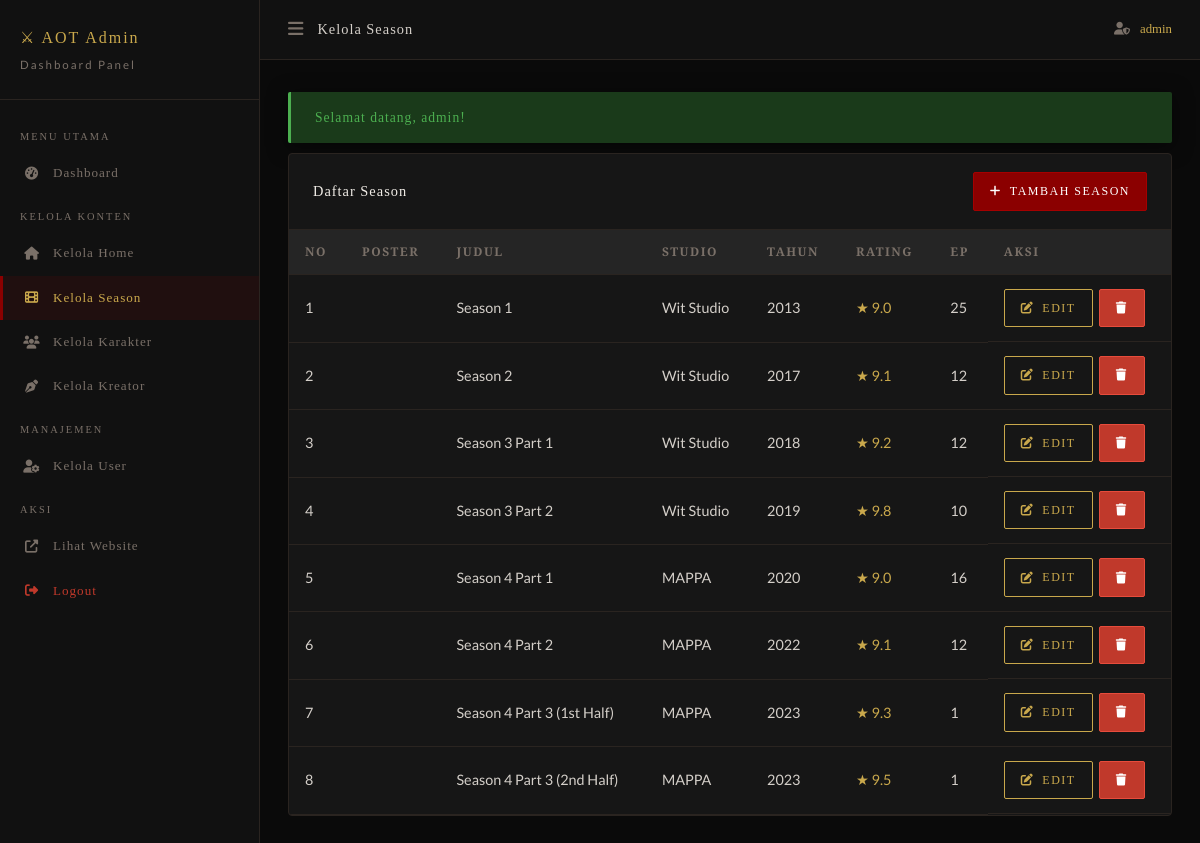
The page /admin/seasons.php (signed in) on the database its author committed.
### tables this page shows
CREATE TABLE IF NOT EXISTS users (
    id INT AUTO_INCREMENT PRIMARY KEY,
    username VARCHAR(50) NOT NULL UNIQUE,
    email VARCHAR(100) NOT NULL UNIQUE,
    password VARCHAR(255) NOT NULL,
    role ENUM('admin','user') NOT NULL DEFAULT 'user',
    created_at TIMESTAMP DEFAULT CURRENT_TIMESTAMP
);

CREATE TABLE IF NOT EXISTS seasons (
    id INT AUTO_INCREMENT PRIMARY KEY,
    title VARCHAR(200) NOT NULL,
    season_number INT NOT NULL,
    description TEXT,
    synopsis TEXT,
    characters_featured TEXT,
    key_events TEXT,
    image VARCHAR(255),
    release_year INT,
    rating DECIMAL(3,1),
    studio VARCHAR(100),
    episode_count INT,
    created_at TIMESTAMP DEFAULT CURRENT_TIMESTAMP
);

### admin/seasons.php (the view, shortened to what this page needs)
<?php
$pageTitle  = 'Kelola Season';
$activePage = 'seasons';
require_once __DIR__ . '/includes/header.php';
$db = getDB();
$action   = $_GET['action'] ?? 'list';
$seasons = $db->query("SELECT * FROM seasons ORDER BY season_number")->fetchAll();
?>
<?php if ($action === 'list'): ?>
<div class="admin-card">
    <div class="admin-card-header">
        <span class="admin-card-title">Daftar Season</span>
        <a href="?action=add" class="btn btn-primary btn-sm"><i class="fas fa-plus"></i> Tambah Season</a>
    </div>
    <div class="table-wrap">
        <table class="data-table">
            <thead><tr><th>No</th><th>Poster</th><th>Judul</th><th>Studio</th><th>Tahun</th><th>Rating</th><th>Ep</th><th>Aksi</th></tr></thead>
            <tbody>
            <?php foreach ($seasons as $s): ?>
            <tr>
                <td><?= $s['season_number'] ?></td>
                <td>
                </td>
                <td><?= e($s['title']) ?></td>
                <td><?= e($s['studio']) ?></td>
                <td><?= $s['release_year'] ?></td>
                <td style="color:var(--gold)">★ <?= $s['rating'] ?></td>
                <td><?= $s['episode_count'] ?></td>
                <td style="display:flex;gap:6px">
                    <a href="?action=edit&id=<?= $s['id'] ?>" class="btn btn-gold btn-sm"><i class="fas fa-edit"></i> Edit</a>
                    <a href="?delete=<?= $s['id'] ?>" class="btn btn-danger btn-sm"
                       onclick="return confirm('Hapus season <?= e($s['title']) ?>?')">
                       <i class="fas fa-trash"></i>
                    </a>
                </td>
            </tr>
            <?php endforeach; ?>
            </tbody>
        </table>
    </div>
</div>
<?php endif; ?>
<?php require_once __DIR__ . '/includes/footer.php'; ?>

### admin/includes/header.php (shortened to what this page needs)
<?php
$currentUser = getCurrentUser();
?>
<!DOCTYPE html>
<html lang="id">
<head>
    <link rel="stylesheet" href="https://cdnjs.cloudflare.com/ajax/libs/font-awesome/6.5.0/css/all.min.css">
    <link rel="stylesheet" href="<?= SITE_URL ?>/assets/css/style.css">
    <link rel="stylesheet" href="<?= SITE_URL ?>/assets/css/admin.css">
</head>
<body class="admin-body">
<aside class="admin-sidebar" id="adminSidebar">
    <div class="sidebar-brand">
        ⚔ AOT Admin
        <small>Dashboard Panel</small>
    </div>
    <nav class="sidebar-nav">
        <div class="sidebar-section">Menu Utama</div>
        <a href="<?= SITE_URL ?>/admin/index.php" class="sidebar-link <?= ($activePage??'')==='dashboard'?'active':'' ?>">
            <i class="fas fa-tachometer-alt"></i> Dashboard
        </a>
        <div class="sidebar-section">Kelola Konten</div>
        <a href="<?= SITE_URL ?>/admin/homepage.php" class="sidebar-link <?= ($activePage??'')==='homepage'?'active':'' ?>">
            <i class="fas fa-home"></i> Kelola Home
        </a>
        <a href="<?= SITE_URL ?>/admin/seasons.php" class="sidebar-link <?= ($activePage??'')==='seasons'?'active':'' ?>">
            <i class="fas fa-film"></i> Kelola Season
        </a>
        <a href="<?= SITE_URL ?>/admin/characters.php" class="sidebar-link <?= ($activePage??'')==='characters'?'active':'' ?>">
            <i class="fas fa-users"></i> Kelola Karakter
        </a>
        <a href="<?= SITE_URL ?>/admin/creator.php" class="sidebar-link <?= ($activePage??'')==='creator'?'active':'' ?>">
            <i class="fas fa-pen-nib"></i> Kelola Kreator
        </a>
        <div class="sidebar-section">Manajemen</div>
        <a href="<?= SITE_URL ?>/admin/users.php" class="sidebar-link <?= ($activePage??'')==='users'?'active':'' ?>">
            <i class="fas fa-user-cog"></i> Kelola User
        </a>
        <div class="sidebar-section">Aksi</div>
        <a href="<?= SITE_URL ?>/index.php" class="sidebar-link" target="_blank">
            <i class="fas fa-external-link-alt"></i> Lihat Website
        </a>
        <a href="<?= SITE_URL ?>/logout.php" class="sidebar-link danger">
            <i class="fas fa-sign-out-alt"></i> Logout
        </a>
    </nav>
</aside>
<main class="admin-main">
    <header class="admin-header">
        <div style="display:flex;align-items:center;gap:14px">
            <button onclick="toggleSidebar()" style="background:none;border:none;color:var(--text-muted);font-size:1.1rem;cursor:pointer" id="sidebarToggle">
                <i class="fas fa-bars"></i>
            </button>
            <span class="admin-header-title"><?= e($pageTitle ?? 'Dashboard') ?></span>
        </div>
        <div class="admin-header-user">
            <i class="fas fa-user-shield"></i>
            <span><?= e($currentUser['username'] ?? 'Admin') ?></span>
        </div>
    </header>
    <div class="admin-content">
    <?php showFlash(); ?>

### includes/functions.php (shortened to what this page needs)
<?php
function getCurrentUser() {
    $db   = getDB();
    $stmt = $db->prepare("SELECT * FROM users WHERE id = ?");
    $stmt->execute([$_SESSION['user_id']]);
    return $stmt->fetch();
}
function getFlash() {
    if (isset($_SESSION['flash'])) {
        $flash = $_SESSION['flash'];
        return $flash;
    }
    return null;
}
function showFlash() {
    $flash = getFlash();
    if ($flash) {
        $cls = $flash['type'] === 'success' ? 'flash-success' : 'flash-error';
        echo '<div class="flash-msg ' . $cls . '">' . htmlspecialchars($flash['message']) . '</div>';
    }
}
function e($str) {
    return htmlspecialchars((string)($str ?? ''), ENT_QUOTES, 'UTF-8');
}

### admin/includes/footer.php (shortened to what this page needs)
    </div>
</main>
</body>
</html>

### assets/css/style.css (style rules this page uses)
:root { --black: #0a0a0a; --dark: #111111; --dark-card: #161616; --dark-2: #1e1e1e; --dark-3: #252525; --maroon: #8b0000; --maroon-2: #a50000; --maroon-3: #c0392b; --red: #e74c3c; --gold: #c9a84c; --gold-light: #e8c76a; --text: #d4cfc9; --text-light: #f0ece6; --text-muted: #7a7068; --border: #2a2420; --nav-h: 70px; --font-display: 'Cinzel Decorative', serif; --font-heading: 'Cinzel', serif; --font-body: 'Lato', sans-serif; --shadow-red: 0 0 30px rgba(139,0,0,0.4); --shadow-gold: 0 0 20px rgba(201,168,76,0.3); --transition: all 0.3s ease; }
*, *::before, *::after { box-sizing: border-box; margin: 0; padding: 0; }
html { scroll-behavior: smooth; font-size: 16px; }
body { background: var(--black); color: var(--text); font-family: var(--font-body); line-height: 1.7; overflow-x: hidden; }
a { color: var(--gold); text-decoration: none; transition: var(--transition); }
.btn { display: inline-flex; align-items: center; gap: 8px; padding: 12px 28px; border: none; border-radius: 2px; font-family: var(--font-heading); font-size: 0.85rem; letter-spacing: 1.5px; text-transform: uppercase; cursor: pointer; transition: var(--transition); }
.btn-primary { background: var(--maroon); color: #fff; border: 1px solid var(--maroon-2); }
.btn-gold { background: transparent; color: var(--gold); border: 1px solid var(--gold); }
.btn-sm { padding: 8px 16px; font-size: 0.75rem; }
.btn-danger { background: #c0392b; color: #fff; border: 1px solid #e74c3c; }
.flash-msg { padding: 14px 24px; margin-bottom: 10px; border-radius: 2px; font-family: var(--font-heading); font-size: 0.85rem; letter-spacing: 1px; animation: slideIn 0.4s ease; box-shadow: 0 4px 20px rgba(0,0,0,0.5); }
.flash-success { background: #1a3a1a; color: #4caf50; border-left: 3px solid #4caf50; }
.data-table { width: 100%; border-collapse: collapse; }
.data-table th { background: var(--dark-3); font-family: var(--font-heading); font-size: 0.75rem; letter-spacing: 1.5px; text-transform: uppercase; color: var(--text-muted); padding: 12px 16px; text-align: left; border-bottom: 1px solid var(--border); }
.data-table td { padding: 14px 16px; border-bottom: 1px solid var(--border); font-size: 0.9rem; vertical-align: middle; }

### rows shown on the page
users: username "admin"
seasons: season_number "1", title "Season 1", studio "Wit Studio", release_year "2013", rating "9.0", episode_count "25"
seasons: season_number "2", title "Season 2", studio "Wit Studio", release_year "2017", rating "9.1", episode_count "12"
seasons: season_number "3", title "Season 3 Part 1", studio "Wit Studio", release_year "2018", rating "9.2", episode_count "12"
seasons: season_number "4", title "Season 3 Part 2", studio "Wit Studio", release_year "2019", rating "9.8", episode_count "10"
seasons: season_number "5", title "Season 4 Part 1", studio "MAPPA", release_year "2020", rating "9.0", episode_count "16"
seasons: season_number "6", title "Season 4 Part 2", studio "MAPPA", release_year "2022", rating "9.1", episode_count "12"
seasons: season_number "7", title "Season 4 Part 3 (1st Half)", studio "MAPPA", release_year "2023", rating "9.3", episode_count "1"
seasons: season_number "8", title "Season 4 Part 3 (2nd Half)", studio "MAPPA", release_year "2023", rating "9.5", episode_count "1"

### other values the page prints
$pageTitle "Kelola Season"
$flash['message'] "Selamat datang, admin!"
